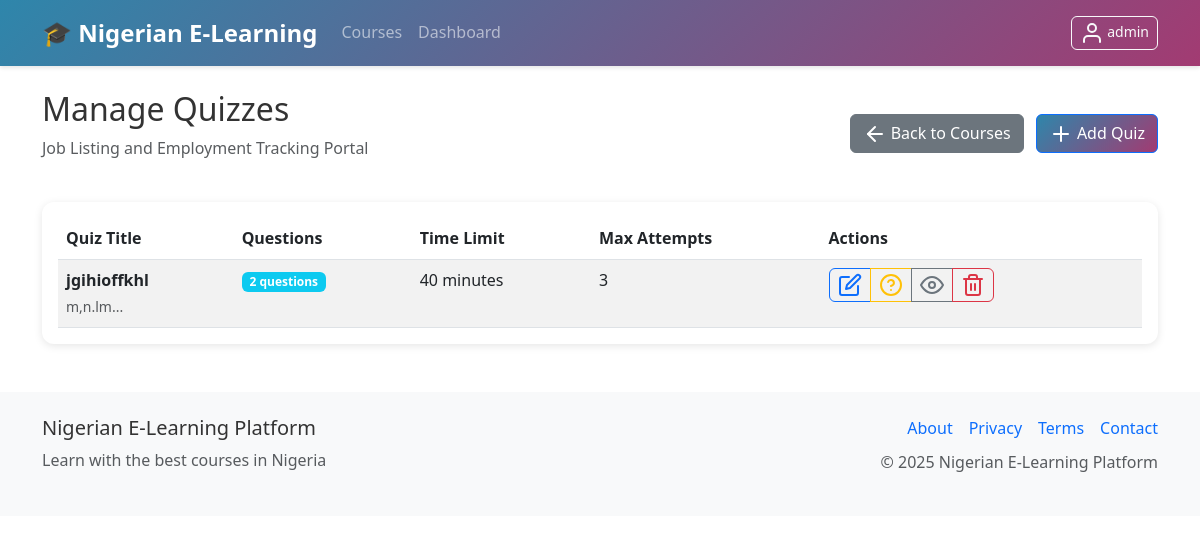
The page /admin/courses/1/quizzes (signed in) on the database its author committed.
### models.py (models this page shows, shortened)
class User(UserMixin, db.Model):
    id = db.Column(db.Integer, primary_key=True)
    username = db.Column(db.String(80), unique=True, nullable=False)
    email = db.Column(db.String(120), unique=True, nullable=False)
    password_hash = db.Column(db.String(256), nullable=False)
    role = db.Column(db.String(20), nullable=False, default='student')  # admin, instructor, tutor, student
    first_name = db.Column(db.String(50))
    last_name = db.Column(db.String(50))
    active = db.Column(db.Boolean, default=True)
    banned = db.Column(db.Boolean, default=False)
    ban_reason = db.Column(db.Text)
    email_verified = db.Column(db.Boolean, default=False)
    verification_token = db.Column(db.String(100))
    password_reset_token = db.Column(db.String(100))
    password_reset_expires = db.Column(db.DateTime)
    email_verification_token = db.Column(db.String(100))
    email_verification_expires = db.Column(db.DateTime)
    premium_user = db.Column(db.Boolean, default=False)
    instructor_verified = db.Column(db.Boolean, default=False)
    badge_level = db.Column(db.String(20), default='basic')  # basic, bronze, silver, gold, premium
    wallet_balance = db.Column(db.Float, default=0.0)
    created_at = db.Column(db.DateTime, default=datetime.utcnow)
    last_login = db.Column(db.DateTime)
    courses_created = db.relationship('Course', foreign_keys='Course.instructor_id', backref='instructor', lazy='dynamic')
    enrollments = db.relationship('Enrollment', backref='student', lazy='dynamic')
    payments = db.relationship('Payment', backref='user', lazy='dynamic')
    wallet_transactions = db.relationship('WalletTransaction', backref='user', lazy='dynamic')
    quiz_attempts = db.relationship('QuizAttempt', backref='user', lazy='dynamic')
    assignment_submissions = db.relationship('AssignmentSubmission', backref='user', lazy='dynamic')
    course_credits = db.relationship('CourseCredit', backref='student_credit', lazy='dynamic')
    withdrawal_requests = db.relationship('WithdrawalRequest', foreign_keys='WithdrawalRequest.tutor_id', backref='tutor', lazy='dynamic')
    @property
    def is_active(self):
        return bool(self.active and not self.banned)

class Course(db.Model):
    id = db.Column(db.Integer, primary_key=True)
    title = db.Column(db.String(200), nullable=False)
    description = db.Column(db.Text)
    category = db.Column(db.String(100), default='General')  # Added missing category field
    price = db.Column(db.Float, nullable=False, default=0.0)
    instructor_id = db.Column(db.Integer, db.ForeignKey('user.id'), nullable=False)
    is_active = db.Column(db.Boolean, default=True)
    approval_status = db.Column(db.String(20), default='pending')  # pending, approved, rejected
    approved_by = db.Column(db.Integer, db.ForeignKey('user.id'))  # admin who approved
    approved_at = db.Column(db.DateTime)
    rejection_reason = db.Column(db.Text)
    min_credits_for_certificate = db.Column(db.Integer, default=70)  # Minimum credits needed for certificate
    total_available_credits = db.Column(db.Integer, default=100)     # Total credits available in course
    created_at = db.Column(db.DateTime, default=datetime.utcnow)
    updated_at = db.Column(db.DateTime, default=datetime.utcnow, onupdate=datetime.utcnow)
    lessons = db.relationship('Lesson', backref='course', lazy='dynamic', cascade='all, delete-orphan')
    enrollments = db.relationship('Enrollment', backref='course', lazy='dynamic', cascade='all, delete-orphan')
    quizzes = db.relationship('Quiz', backref='course', lazy='dynamic', cascade='all, delete-orphan')
    assignments = db.relationship('Assignment', backref='course', lazy='dynamic', cascade='all, delete-orphan')
    course_credits = db.relationship('CourseCredit', backref='course', lazy='dynamic', cascade='all, delete-orphan')
    course_vouchers = db.relationship('Voucher', foreign_keys='Voucher.course_id', backref='course', lazy='dynamic', cascade='all, delete-orphan')

class Quiz(db.Model):
    id = db.Column(db.Integer, primary_key=True)
    title = db.Column(db.String(200), nullable=False)
    description = db.Column(db.Text)
    course_id = db.Column(db.Integer, db.ForeignKey('course.id'), nullable=False)
    time_limit = db.Column(db.Integer, default=30)  # minutes
    max_attempts = db.Column(db.Integer, default=3)
    is_active = db.Column(db.Boolean, default=True)
    max_credits = db.Column(db.Integer, default=10)  # Maximum credits for this quiz
    pass_threshold = db.Column(db.Float, default=70.0)  # Minimum percentage to earn credits
    created_at = db.Column(db.DateTime, default=datetime.utcnow)
    questions = db.relationship('QuizQuestion', backref='quiz', lazy='dynamic', cascade='all, delete-orphan')
    attempts = db.relationship('QuizAttempt', backref='quiz', lazy='dynamic', cascade='all, delete-orphan')

### routes.py (the view)
@app.route('/admin/courses/<int:course_id>/quizzes')
@login_required
@admin_required
def admin_course_quizzes(course_id):
    course = Course.query.get_or_404(course_id)
    quizzes = Quiz.query.filter_by(course_id=course_id).all()
    return render_template('admin/course_quizzes.html', course=course, quizzes=quizzes)

### app.py (called while the page is built)
@login_manager.user_loader
def load_user(user_id):
    from models import User
    return User.query.get(int(user_id))

### routes.py (called while the page is built)
@app.context_processor
def inject_settings():
    settings = SystemSettings.query.first()
    return dict(settings=settings)

### utils.py (called while the page is built)
def admin_required(f):
    @wraps(f)
    def decorated_function(*args, **kwargs):
        if not current_user.is_authenticated or current_user.role != 'admin':
            flash('Admin access required', 'danger')
            return redirect(url_for('dashboard'))
        return f(*args, **kwargs)
    return decorated_function

### templates/admin/course_quizzes.html (shortened to what this page needs)
{% extends "base.html" %}
{% block content %}
<div class="row">
    <div class="col-12">
        <div class="d-flex justify-content-between align-items-center mb-4">
            <div>
                <h2>Manage Quizzes</h2>
                <p class="text-muted">{{ course.title }}</p>
            </div>
            <div>
                <a href="{{ url_for('admin_courses') }}" class="btn btn-secondary me-2">
                    <i data-feather="arrow-left" class="me-1"></i>Back to Courses
                </a>
                <a href="{{ url_for('create_quiz', course_id=course.id) }}" class="btn btn-primary">
                    <i data-feather="plus" class="me-1"></i>Add Quiz
                </a>
            </div>
        </div>
        <div class="card">
            <div class="card-body">
                {% if quizzes %}
                <div class="table-responsive">
                    <table class="table table-striped">
                        <thead>
                            <tr>
                                <th>Quiz Title</th>
                                <th>Questions</th>
                                <th>Time Limit</th>
                                <th>Max Attempts</th>
                                <th>Actions</th>
                            </tr>
                        </thead>
                        <tbody>
                            {% for quiz in quizzes %}
                            <tr>
                                <td>
                                    <strong>{{ quiz.title }}</strong>
                                    <br><small class="text-muted">{{ quiz.description[:80] }}...</small>
                                </td>
                                <td>
                                    <span class="badge bg-info">{{ quiz.questions.count() }} questions</span>
                                </td>
                                <td>{{ quiz.time_limit }} minutes</td>
                                <td>{{ quiz.max_attempts }}</td>
                                <td>
                                    <div class="btn-group" role="group">
                                        <a href="{{ url_for('edit_quiz', quiz_id=quiz.id) }}"
                                           class="btn btn-sm btn-outline-primary" title="Edit Quiz">
                                            <i data-feather="edit"></i>
                                        </a>
                                        <a href="{{ url_for('admin_quiz_questions', quiz_id=quiz.id) }}"
                                           class="btn btn-sm btn-outline-warning" title="Manage Questions">
                                            <i data-feather="help-circle"></i>
                                        </a>
                                        <a href="{{ url_for('take_quiz', quiz_id=quiz.id) }}"
                                           class="btn btn-sm btn-outline-secondary" title="Preview Quiz">
                                            <i data-feather="eye"></i>
                                        </a>
                                        <button type="button" class="btn btn-sm btn-outline-danger"
                                                onclick="confirmDelete('{{ quiz.title|replace("'", "\\'") }}', '{{ url_for('delete_quiz', quiz_id=quiz.id) }}')"
                                                title="Delete Quiz">
                                            <i data-feather="trash-2"></i>
                                        </button>
                                    </div>
                                </td>
                            </tr>
                            {% endfor %}
                        </tbody>
                    </table>
                </div>
                {% endif %}
            </div>
        </div>
    </div>
</div>
{% endblock %}

### templates/base.html (shortened to what this page needs)
<!DOCTYPE html>
<html lang="en">
<head>
    {% set critical_css = get_critical_css() %}
    <link rel="preload" href="https://cdn.jsdelivr.net/npm/bootstrap@5.3.0/dist/css/bootstrap.min.css" as="style" onload="this.onload=null;this.rel='stylesheet'">
    <link rel="preload" href="{{ url_for('static', filename='css/style.css') }}" as="style" onload="this.onload=null;this.rel='stylesheet'">
</head>
<body>
    <nav class="navbar navbar-expand-lg navbar-dark bg-primary">
        <div class="container">
            <a class="navbar-brand" href="{{ url_for('index') }}">
                <strong>🎓 Nigerian E-Learning</strong>
            </a>
            <div class="collapse navbar-collapse" id="navbarNav">
                <ul class="navbar-nav me-auto">
                    <li class="nav-item">
                        <a class="nav-link" href="{{ url_for('courses') }}">Courses</a>
                    </li>
                    {% if current_user.is_authenticated %}
                    <li class="nav-item">
                        <a class="nav-link" href="{{ url_for('dashboard') }}">Dashboard</a>
                    </li>
                    {% endif %}
                </ul>
                <ul class="navbar-nav">
                    {% if current_user.is_authenticated %}
                    <li class="nav-item">
                        <button class="btn btn-outline-light btn-sm" type="button" data-bs-toggle="offcanvas" data-bs-target="#profileOffcanvas" aria-controls="profileOffcanvas">
                            <i data-feather="user"></i> {{ current_user.username }}
                        </button>
                    </li>
                    {% endif %}
                </ul>
            </div>
        </div>
    </nav>
    <main class="container my-4">
        {% block content %}{% endblock %}
    </main>
    <footer class="bg-light mt-5 py-4">
        <div class="container">
            <div class="row">
                <div class="col-md-6">
                    <h5>Nigerian E-Learning Platform</h5>
                    <p class="text-muted">Learn with the best courses in Nigeria</p>
                </div>
                <div class="col-md-6 text-md-end">
                    <div class="d-flex justify-content-md-end justify-content-center gap-3 mb-2">
                        <a href="#" class="text-decoration-none">About</a>
                        <a href="#" class="text-decoration-none">Privacy</a>
                        <a href="#" class="text-decoration-none">Terms</a>
                        <a href="#" class="text-decoration-none">Contact</a>
                    </div>
                    <p class="text-muted">© 2025 Nigerian E-Learning Platform</p>
                </div>
            </div>
        </div>
    </footer>
</body>
</html>

### static/css/style.css (style rules this page uses)
:root { --primary-color: #0d6efd; --success-color: #198754; --warning-color: #ffc107; --danger-color: #dc3545; --naira-color: #00b04f; --dark-color: #212529; --light-color: #f8f9fa; }
body { font-family: 'Segoe UI', Tahoma, Geneva, Verdana, sans-serif; line-height: 1.6; color: #333; }
.navbar-brand { font-weight: 700; font-size: 1.5rem; }
.navbar-nav .nav-link { font-weight: 500; transition: color 0.3s ease; }
.card { border: none; box-shadow: 0 0.125rem 0.25rem rgba(0, 0, 0, 0.075); transition: box-shadow 0.15s ease-in-out; }
.btn { border-radius: 0.375rem; font-weight: 500; transition: all 0.3s ease; }
.btn-primary { background-color: var(--primary-color); border-color: var(--primary-color); }
.badge { font-size: 0.75rem; font-weight: 600; }
.table { margin-bottom: 0; }
.table th { border-top: none; font-weight: 600; color: var(--dark-color); }
footer { margin-top: auto; }

### templates/base.html (style rules this page uses)
:root { --vh: 1vh; }
.nav-link, .dropdown-item { padding: 12px 16px; }
.card { border-radius: 12px; box-shadow: 0 2px 8px rgba(0,0,0,0.1); }

### rows shown on the page
User: username "admin"
Course: title "Job Listing and Employment Tracking Portal"
Quiz: title "jgihioffkhl", description "m,n.lm", questions.count "2", time_limit "40", max_attempts "3"
